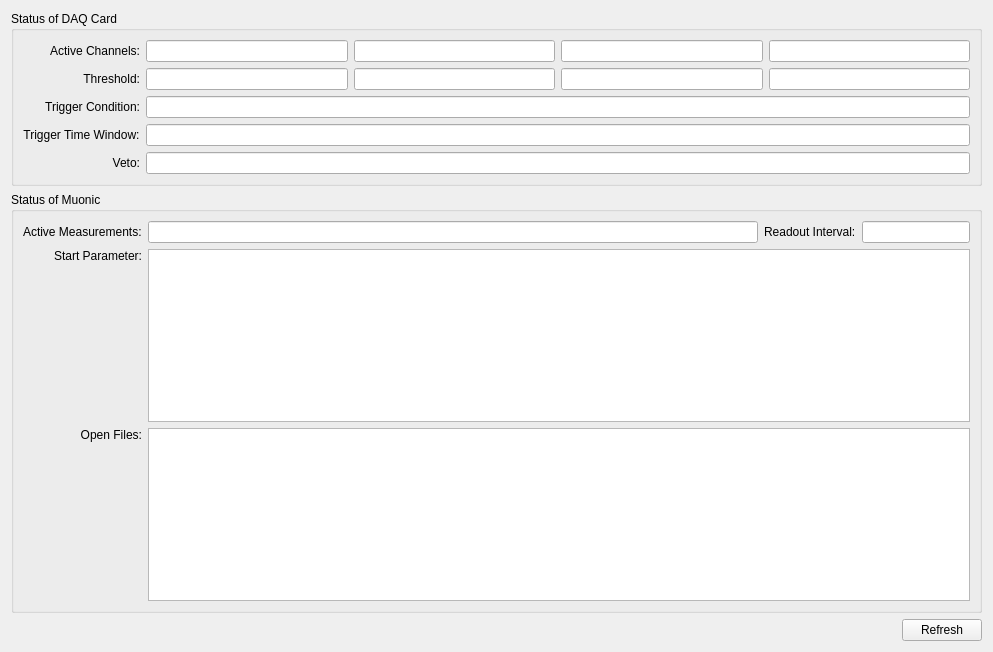
<?xml version="1.0" encoding="UTF-8"?>
<ui version="4.0">
 <class>Form</class>
 <widget class="QWidget" name="Form">
  <property name="geometry">
   <rect>
    <x>0</x>
    <y>0</y>
    <width>993</width>
    <height>652</height>
   </rect>
  </property>
  <property name="windowTitle">
   <string>Form</string>
  </property>
  <layout class="QVBoxLayout" name="verticalLayout">
   <item>
    <widget class="QGroupBox" name="groupBox">
     <property name="title">
      <string>Status of DAQ Card</string>
     </property>
     <layout class="QVBoxLayout" name="verticalLayout_2">
      <item>
       <layout class="QGridLayout" name="gridLayout_2">
        <item row="3" column="0">
         <widget class="QLabel" name="label_4">
          <property name="text">
           <string>Trigger Time Window:</string>
          </property>
          <property name="alignment">
           <set>Qt::AlignCenter</set>
          </property>
         </widget>
        </item>
        <item row="0" column="1">
         <layout class="QHBoxLayout" name="horizontalLayout_2">
          <item>
           <widget class="QLineEdit" name="lineEdit_4"/>
          </item>
          <item>
           <widget class="QLineEdit" name="lineEdit_2"/>
          </item>
          <item>
           <widget class="QLineEdit" name="lineEdit">
            <property name="sizePolicy">
             <sizepolicy hsizetype="Expanding" vsizetype="Fixed">
              <horstretch>0</horstretch>
              <verstretch>0</verstretch>
             </sizepolicy>
            </property>
           </widget>
          </item>
          <item>
           <widget class="QLineEdit" name="lineEdit_3"/>
          </item>
         </layout>
        </item>
        <item row="4" column="0">
         <widget class="QLabel" name="label_5">
          <property name="text">
           <string>Veto:</string>
          </property>
          <property name="alignment">
           <set>Qt::AlignRight|Qt::AlignTrailing|Qt::AlignVCenter</set>
          </property>
         </widget>
        </item>
        <item row="4" column="1">
         <widget class="QLineEdit" name="lineEdit_11"/>
        </item>
        <item row="3" column="1">
         <widget class="QLineEdit" name="lineEdit_10"/>
        </item>
        <item row="0" column="0">
         <widget class="QLabel" name="label">
          <property name="text">
           <string>Active Channels:</string>
          </property>
          <property name="alignment">
           <set>Qt::AlignRight|Qt::AlignTrailing|Qt::AlignVCenter</set>
          </property>
         </widget>
        </item>
        <item row="2" column="1">
         <widget class="QLineEdit" name="lineEdit_9"/>
        </item>
        <item row="2" column="0">
         <widget class="QLabel" name="label_3">
          <property name="text">
           <string>Trigger Condition:</string>
          </property>
          <property name="alignment">
           <set>Qt::AlignRight|Qt::AlignTrailing|Qt::AlignVCenter</set>
          </property>
         </widget>
        </item>
        <item row="1" column="0">
         <widget class="QLabel" name="label_2">
          <property name="text">
           <string>Threshold:</string>
          </property>
          <property name="alignment">
           <set>Qt::AlignRight|Qt::AlignTrailing|Qt::AlignVCenter</set>
          </property>
         </widget>
        </item>
        <item row="1" column="1">
         <layout class="QHBoxLayout" name="horizontalLayout_3">
          <item>
           <widget class="QLineEdit" name="lineEdit_6"/>
          </item>
          <item>
           <widget class="QLineEdit" name="lineEdit_7"/>
          </item>
          <item>
           <widget class="QLineEdit" name="lineEdit_8"/>
          </item>
          <item>
           <widget class="QLineEdit" name="lineEdit_5"/>
          </item>
         </layout>
        </item>
       </layout>
      </item>
     </layout>
    </widget>
   </item>
   <item>
    <widget class="QGroupBox" name="groupBox_2">
     <property name="title">
      <string>Status of Muonic</string>
     </property>
     <layout class="QVBoxLayout" name="verticalLayout_3">
      <item>
       <layout class="QGridLayout" name="gridLayout_3">
        <item row="1" column="1">
         <widget class="QTextBrowser" name="textBrowser"/>
        </item>
        <item row="2" column="0">
         <widget class="QLabel" name="label_7">
          <property name="text">
           <string>Open Files:</string>
          </property>
          <property name="alignment">
           <set>Qt::AlignRight|Qt::AlignTop|Qt::AlignTrailing</set>
          </property>
         </widget>
        </item>
        <item row="2" column="1">
         <widget class="QTextBrowser" name="textBrowser_2"/>
        </item>
        <item row="1" column="0">
         <widget class="QLabel" name="label_6">
          <property name="text">
           <string>Start Parameter:</string>
          </property>
          <property name="alignment">
           <set>Qt::AlignRight|Qt::AlignTop|Qt::AlignTrailing</set>
          </property>
         </widget>
        </item>
        <item row="0" column="0">
         <widget class="QLabel" name="label_8">
          <property name="text">
           <string>Active Measurements:</string>
          </property>
         </widget>
        </item>
        <item row="0" column="1">
         <layout class="QHBoxLayout" name="horizontalLayout">
          <item>
           <widget class="QLineEdit" name="lineEdit_12"/>
          </item>
          <item>
           <widget class="QLabel" name="label_9">
            <property name="text">
             <string>Readout Interval:</string>
            </property>
           </widget>
          </item>
          <item>
           <widget class="QLineEdit" name="lineEdit_13">
            <property name="sizePolicy">
             <sizepolicy hsizetype="Fixed" vsizetype="Fixed">
              <horstretch>0</horstretch>
              <verstretch>0</verstretch>
             </sizepolicy>
            </property>
           </widget>
          </item>
         </layout>
        </item>
       </layout>
      </item>
     </layout>
    </widget>
   </item>
   <item>
    <layout class="QHBoxLayout" name="horizontalLayout_4">
     <item>
      <spacer name="horizontalSpacer">
       <property name="orientation">
        <enum>Qt::Horizontal</enum>
       </property>
       <property name="sizeHint" stdset="0">
        <size>
         <width>40</width>
         <height>20</height>
        </size>
       </property>
      </spacer>
     </item>
     <item>
      <widget class="QPushButton" name="pushButton">
       <property name="text">
        <string>Refresh</string>
       </property>
      </widget>
     </item>
    </layout>
   </item>
  </layout>
 </widget>
 <resources/>
 <connections/>
</ui>
